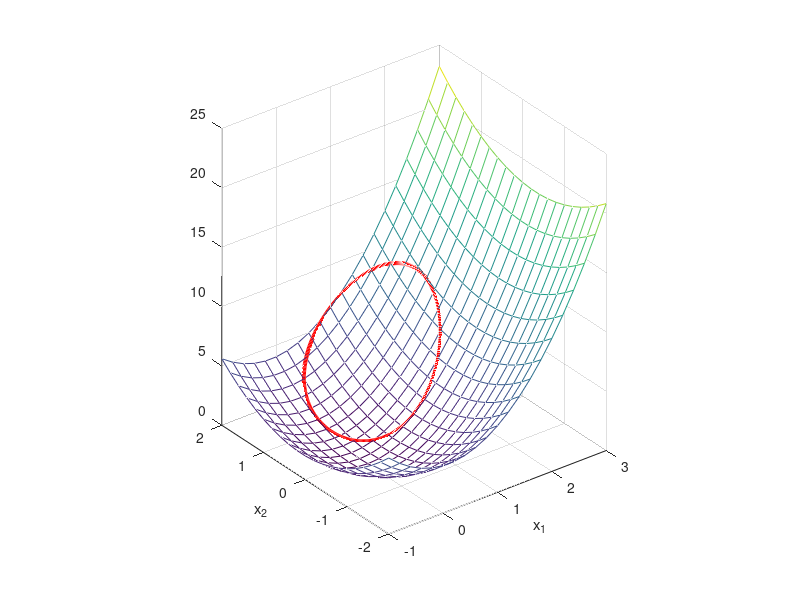

Here is the MATLAB script that generated this plot:
1;

## Creando algunos datos artificiales

a = linspace(0,2*pi,360);
X = [cos(a)+1;sin(a)+1];


A=[2 0.1;0.1 1]; B=[-0.5 0];

## Evalúe eficientemente x' A x + B x  donde x es cada columna de X
 
## Z= zeros(1,size(X,2));  ## << corregir esto
Z= sum(X.* (A*X));

hold off;
plot3(X(1,:),X(2,:),Z,"r","linewidth",3);
xlabel('x_1');
ylabel('x_2');
daspect([1,1,5]);
grid on;

## Sobreponga el paraboloide completo

[XX,YY] = meshgrid (-1:0.2:3,-2:0.2:2);

NX= [XX(:),YY(:)]';
ZZ= reshape(sum(NX.* (A*NX)),size(XX));

hold on;
mesh(XX,YY,ZZ);
